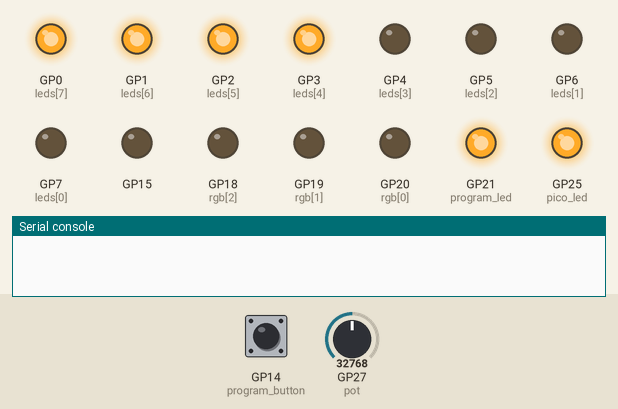
This program was run on a simulated Raspberry Pi Pico running MicroPython. Parts: output pins drawn as LEDs (lit = HIGH), the last lines printed to the serial console. The test bench sets the inputs (shaded band); at power-on: GP14 (program_button) HIGH, GP27 (pot) = 32768 (analog values on the 0–65535 scale).

Above: at 1.2 s.
1.3 s: GP14 (program_button) pulled LOW for 0.15 s
At 4.8 s:
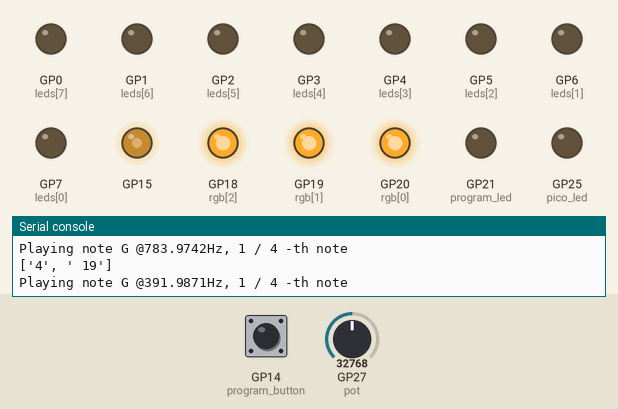
At 21.7 s:
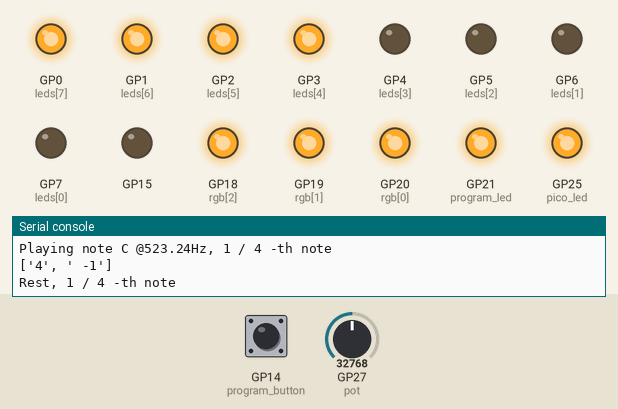
Timing chart, 0 to 22.6 s (numbered marks = the images above; inputs shaded):
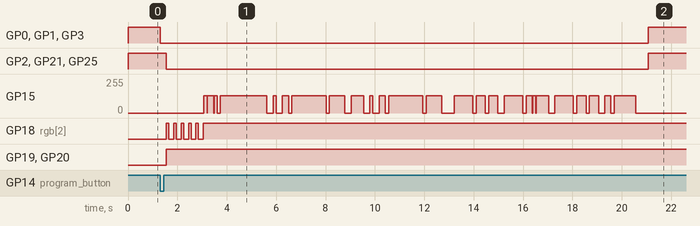

The program:

main.py
```python
#### IMPORT ############################################

from machine import Pin, PWM, ADC
from random import randint
import utime

#### VARIABLES AND FUNCTIONS ###########################

leds = [7, 6, 5, 4, 3, 2, 1, 0]
for x in range(len(leds)):
    leds[x] = Pin(leds[x], Pin.OUT)

rgb = [20, 19, 18]
for x in range(len(rgb)):
    rgb[x] = PWM(Pin(rgb[x]))
    rgb[x].freq(1000)

buttons = [10, 11, 12, 13]
for x in range(len(buttons)):
    buttons[x] = Pin(buttons[x], Pin.IN, Pin.PULL_UP)

pot = ADC(27)

program_led = Pin(21, Pin.OUT)
program_led.on()

program_button = Pin(14, Pin.IN, Pin.PULL_UP)

pico_led = Pin(25, Pin.OUT)
pico_led.on()

def binary_display(led_list, number_to_display):
    '''
    Display a number on the main leds
    '''
    __binary_display_recur(led_list, number_to_display, 0)

def __binary_display_recur(led_list: list, number_to_display: int, its: int):
    '''
    DO NOT TOUCH THIS FUNCTION
    Recursive function for displaying binary on the onboard LEDs.
    Use the wrapper function Binary_display.
    '''
    #clear
    for x in range(8):
        led_list[x].off()
    if number_to_display >= 1:
        __binary_display_recur(led_list, number_to_display // 2, its + 1)
    if number_to_display % 2 == 1:
        led_list[7 - its].on()
    else:
        led_list[7 - its].off()

def RGB_display(rgb_list: list, rgb_tuple: tuple):
    '''
    Displays a color on the onboard RGB LED, located on the left-hand edge

    Args:
        rgb_list: list of objects representing the red, green, & blue pins
        rgb_tuple: tuple of floats in interval [0, 1], representing the intensities of red, green, & blue components
    '''
    for idx in range(3):
        # We subtract from 1 because the RGB LED is common-anode
        rgb_list[idx].duty_u16((1 - rgb_tuple[idx]) * 65535)

def get_button_input_8bit(buttons_list: list):
    input = 15 - int(buttons_list[0].value()) - 2 * int(buttons_list[1].value()) - 4 * int(buttons_list[2].value())   - 8 * int(buttons_list[3].value())
    return input

def wait_no_input(BufferTime: float, buttons_list: list, program_button: Pin):
    while True:
        utime.sleep(0.05)
        if get_button_input_8bit(buttons_list) == 0 and program_button.value() == 1:
            utime.sleep(BufferTime)
            if get_button_input_8bit(buttons_list) == 0 and program_button.value() == 1:
                break

# -------------------------------------------

programs = []
with open('programs.txt','r') as file:
    for line in file:
        line = line.rstrip('\n')
        line = line.rstrip('\r')
        programs.append(line.split(','))

while True:
    pico_led.on()
    program_led.on()
    binary_display(leds, 0)

    def get_prog_num(light_level):
        return (1<<min(max(light_level,0),6))-1

    # Select program
    # - uses average of last ten pot readings and converts to binary
    # - only updates when value changes
    prog_num = -1
    readings = []
    while program_button.value() == 1:
        readings.append(pot.read_u16())
        if (len(readings) > 100):
            readings = readings[1:]
        avg_reading = sum(readings)/len(readings)
        light_level = round(8.*(avg_reading)/65536.)
        if prog_num == -1 or get_prog_num(light_level) != prog_num:
            prog_num = get_prog_num(light_level)
            binary_display(leds, prog_num)

    searchnum = min(max(light_level,0),6)
    binary_display(leds, searchnum)

    print("Running program: ", searchnum, programs[searchnum-1])
    print(programs)

    try:
        completed = False
        for program in programs:
            if int(program[1]) == searchnum:
                utime.sleep(0.25)
                program_led.off()
                pico_led.off()
                binary_display(leds, 0)
                for count in range(5):
                    RGB_display(rgb, (0, 0, 0))
                    utime.sleep(0.1)
                    RGB_display(rgb, (0, 0, 1))
                    utime.sleep(0.2)
                RGB_display(rgb, (0, 0, 0))
                program_to_run = __import__(program[0])
                completed = True
        if completed:
            continue
        raise Exception('Could not load program')

    except Exception as e:
        program_led.on()
        pico_led.on()
        print(e)
        wait_no_input(0.1, buttons, program_button)
        while program_button.value() == 1:
            RGB_display(rgb, (1, 0, 0))
            utime.sleep(0.125)
            if program_button.value() == 0:
                break
            RGB_display(rgb, (0, 0, 0))
            utime.sleep(0.125)
        wait_no_input(0.1, buttons, program_button)

#     board_led.off()
#     program_to_run = __import__(progname)
```

Measured:
- after the input at 1.3 s, GP0 (leds[7]), GP1 (leds[6]): HIGH → LOW at once, → HIGH 19.8 s later
